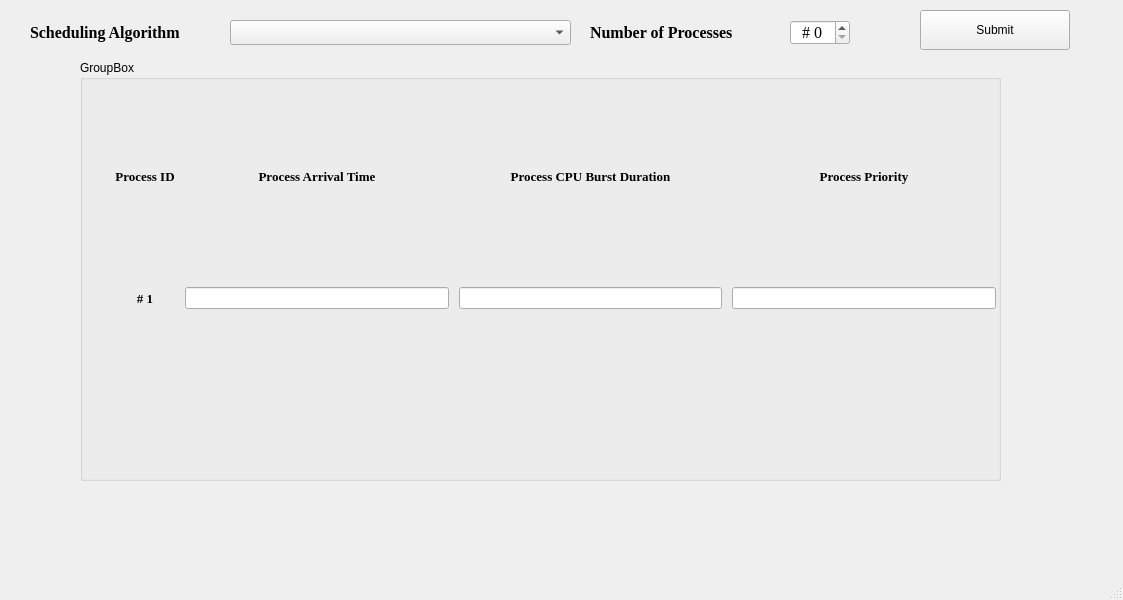
<?xml version="1.0" encoding="UTF-8"?>
<ui version="4.0">
 <class>MainWindow</class>
 <widget class="QMainWindow" name="MainWindow">
  <property name="geometry">
   <rect>
    <x>0</x>
    <y>0</y>
    <width>1123</width>
    <height>600</height>
   </rect>
  </property>
  <property name="windowTitle">
   <string>Scheduler</string>
  </property>
  <property name="tabShape">
   <enum>QTabWidget::Rounded</enum>
  </property>
  <widget class="QWidget" name="centralwidget">
   <widget class="QComboBox" name="Algorithm_cmb">
    <property name="geometry">
     <rect>
      <x>230</x>
      <y>20</y>
      <width>341</width>
      <height>25</height>
     </rect>
    </property>
    <property name="sizePolicy">
     <sizepolicy hsizetype="Preferred" vsizetype="Fixed">
      <horstretch>0</horstretch>
      <verstretch>0</verstretch>
     </sizepolicy>
    </property>
    <property name="font">
     <font>
      <family>Times New Roman</family>
      <pointsize>12</pointsize>
     </font>
    </property>
    <property name="currentText">
     <string/>
    </property>
    <property name="currentIndex">
     <number>-1</number>
    </property>
    <property name="maxVisibleItems">
     <number>5</number>
    </property>
    <property name="maxCount">
     <number>2147483647</number>
    </property>
    <property name="iconSize">
     <size>
      <width>16</width>
      <height>20</height>
     </size>
    </property>
   </widget>
   <widget class="QLabel" name="Algorithm_lbl">
    <property name="geometry">
     <rect>
      <x>30</x>
      <y>20</y>
      <width>180</width>
      <height>25</height>
     </rect>
    </property>
    <property name="font">
     <font>
      <family>Times New Roman</family>
      <pointsize>12</pointsize>
      <weight>75</weight>
      <bold>true</bold>
     </font>
    </property>
    <property name="text">
     <string>Scheduling Algorithm</string>
    </property>
   </widget>
   <widget class="QLabel" name="NumProcesses_lbl">
    <property name="geometry">
     <rect>
      <x>590</x>
      <y>20</y>
      <width>180</width>
      <height>25</height>
     </rect>
    </property>
    <property name="font">
     <font>
      <family>Times New Roman</family>
      <pointsize>12</pointsize>
      <weight>75</weight>
      <bold>true</bold>
     </font>
    </property>
    <property name="text">
     <string>Number of Processes</string>
    </property>
   </widget>
   <widget class="QSpinBox" name="ProcessNum_spn">
    <property name="geometry">
     <rect>
      <x>790</x>
      <y>20</y>
      <width>60</width>
      <height>25</height>
     </rect>
    </property>
    <property name="font">
     <font>
      <family>Times New Roman</family>
      <pointsize>12</pointsize>
     </font>
    </property>
    <property name="alignment">
     <set>Qt::AlignCenter</set>
    </property>
    <property name="prefix">
     <string># </string>
    </property>
   </widget>
   <widget class="QPushButton" name="Submit1_btn">
    <property name="geometry">
     <rect>
      <x>920</x>
      <y>10</y>
      <width>150</width>
      <height>40</height>
     </rect>
    </property>
    <property name="text">
     <string>Submit</string>
    </property>
   </widget>
   <widget class="QGroupBox" name="groupBox">
    <property name="geometry">
     <rect>
      <x>80</x>
      <y>60</y>
      <width>921</width>
      <height>421</height>
     </rect>
    </property>
    <property name="title">
     <string>GroupBox</string>
    </property>
    <widget class="QWidget" name="gridLayoutWidget">
     <property name="geometry">
      <rect>
       <x>30</x>
       <y>10</y>
       <width>891</width>
       <height>321</height>
      </rect>
     </property>
     <layout class="QGridLayout" name="ProcessEntry_glo">
      <property name="leftMargin">
       <number>5</number>
      </property>
      <property name="topMargin">
       <number>5</number>
      </property>
      <property name="rightMargin">
       <number>5</number>
      </property>
      <property name="bottomMargin">
       <number>5</number>
      </property>
      <property name="spacing">
       <number>10</number>
      </property>
      <item row="1" column="3">
       <widget class="QLineEdit" name="TempBurst_ery"/>
      </item>
      <item row="0" column="3">
       <widget class="QLabel" name="ProcessPriority_lbl">
        <property name="maximumSize">
         <size>
          <width>16777215</width>
          <height>50</height>
         </size>
        </property>
        <property name="font">
         <font>
          <family>Times New Roman</family>
          <pointsize>10</pointsize>
          <weight>75</weight>
          <bold>true</bold>
         </font>
        </property>
        <property name="text">
         <string>Process Priority</string>
        </property>
        <property name="alignment">
         <set>Qt::AlignCenter</set>
        </property>
       </widget>
      </item>
      <item row="1" column="0">
       <widget class="QLabel" name="TempId_lbl">
        <property name="font">
         <font>
          <family>Times New Roman</family>
          <pointsize>10</pointsize>
          <weight>75</weight>
          <bold>true</bold>
         </font>
        </property>
        <property name="text">
         <string># 1</string>
        </property>
        <property name="alignment">
         <set>Qt::AlignCenter</set>
        </property>
       </widget>
      </item>
      <item row="0" column="1">
       <widget class="QLabel" name="ProcessArrival_lbl">
        <property name="maximumSize">
         <size>
          <width>16777215</width>
          <height>50</height>
         </size>
        </property>
        <property name="font">
         <font>
          <family>Times New Roman</family>
          <pointsize>10</pointsize>
          <weight>75</weight>
          <bold>true</bold>
         </font>
        </property>
        <property name="text">
         <string>Process Arrival Time</string>
        </property>
        <property name="alignment">
         <set>Qt::AlignCenter</set>
        </property>
       </widget>
      </item>
      <item row="0" column="2">
       <widget class="QLabel" name="ProcessBurs_lbl">
        <property name="maximumSize">
         <size>
          <width>16777215</width>
          <height>50</height>
         </size>
        </property>
        <property name="font">
         <font>
          <family>Times New Roman</family>
          <pointsize>10</pointsize>
          <weight>75</weight>
          <bold>true</bold>
         </font>
        </property>
        <property name="text">
         <string>Process CPU Burst Duration</string>
        </property>
        <property name="alignment">
         <set>Qt::AlignCenter</set>
        </property>
       </widget>
      </item>
      <item row="1" column="1">
       <widget class="QLineEdit" name="TempArrival_ery"/>
      </item>
      <item row="1" column="2">
       <widget class="QLineEdit" name="TempPriority_ery"/>
      </item>
      <item row="0" column="0">
       <widget class="QLabel" name="ProcessId_lbl">
        <property name="maximumSize">
         <size>
          <width>16777215</width>
          <height>50</height>
         </size>
        </property>
        <property name="font">
         <font>
          <family>Times New Roman</family>
          <pointsize>10</pointsize>
          <weight>75</weight>
          <bold>true</bold>
         </font>
        </property>
        <property name="text">
         <string>Process ID</string>
        </property>
        <property name="alignment">
         <set>Qt::AlignCenter</set>
        </property>
       </widget>
      </item>
     </layout>
    </widget>
    <widget class="QPushButton" name="Submit2_btn">
     <property name="geometry">
      <rect>
       <x>430</x>
       <y>460</y>
       <width>150</width>
       <height>40</height>
      </rect>
     </property>
     <property name="text">
      <string>Submit</string>
     </property>
    </widget>
   </widget>
  </widget>
  <widget class="QMenuBar" name="menubar">
   <property name="geometry">
    <rect>
     <x>0</x>
     <y>0</y>
     <width>1123</width>
     <height>26</height>
    </rect>
   </property>
  </widget>
  <widget class="QStatusBar" name="statusbar"/>
 </widget>
 <resources/>
 <connections/>
</ui>
